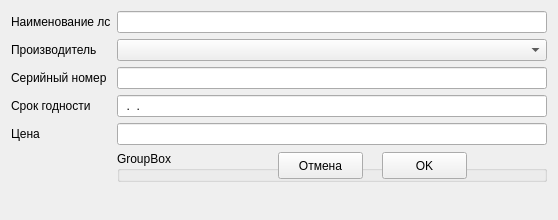
<?xml version="1.0" encoding="UTF-8"?>
<ui version="4.0">
 <class>new_drug_form</class>
 <widget class="QWidget" name="new_drug_form">
  <property name="geometry">
   <rect>
    <x>0</x>
    <y>0</y>
    <width>558</width>
    <height>220</height>
   </rect>
  </property>
  <property name="windowTitle">
   <string>Form</string>
  </property>
  <layout class="QFormLayout" name="formLayout">
   <item row="0" column="0">
    <widget class="QLabel" name="label">
     <property name="text">
      <string>Наименование лс</string>
     </property>
    </widget>
   </item>
   <item row="0" column="1">
    <widget class="QLineEdit" name="drug_name"/>
   </item>
   <item row="1" column="0">
    <widget class="QLabel" name="label_2">
     <property name="text">
      <string>Производитель</string>
     </property>
    </widget>
   </item>
   <item row="1" column="1">
    <widget class="QComboBox" name="manufacter_combo"/>
   </item>
   <item row="2" column="0">
    <widget class="QLabel" name="label_3">
     <property name="text">
      <string>Серийный номер</string>
     </property>
    </widget>
   </item>
   <item row="2" column="1">
    <widget class="QLineEdit" name="serial_number"/>
   </item>
   <item row="3" column="0">
    <widget class="QLabel" name="label_4">
     <property name="text">
      <string>Срок годности</string>
     </property>
    </widget>
   </item>
   <item row="4" column="0">
    <widget class="QLabel" name="label_5">
     <property name="text">
      <string>Цена</string>
     </property>
    </widget>
   </item>
   <item row="4" column="1">
    <widget class="QLineEdit" name="price"/>
   </item>
   <item row="5" column="1">
    <widget class="QGroupBox" name="groupBox">
     <property name="title">
      <string>GroupBox</string>
     </property>
     <widget class="QPushButton" name="ok_btn">
      <property name="geometry">
       <rect>
        <x>265</x>
        <y>1</y>
        <width>85</width>
        <height>27</height>
       </rect>
      </property>
      <property name="text">
       <string>OK</string>
      </property>
     </widget>
     <widget class="QPushButton" name="cancel_btn">
      <property name="geometry">
       <rect>
        <x>161</x>
        <y>1</y>
        <width>85</width>
        <height>27</height>
       </rect>
      </property>
      <property name="text">
       <string>Отмена</string>
      </property>
     </widget>
    </widget>
   </item>
   <item row="3" column="1">
    <widget class="QLineEdit" name="best_before">
     <property name="inputMask">
      <string>00.00.0000; </string>
     </property>
    </widget>
   </item>
  </layout>
 </widget>
 <resources/>
 <connections>
  <connection>
   <sender>cancel_btn</sender>
   <signal>clicked()</signal>
   <receiver>new_drug_form</receiver>
   <slot>close()</slot>
   <hints>
    <hint type="sourcelabel">
     <x>350</x>
     <y>188</y>
    </hint>
    <hint type="destinationlabel">
     <x>278</x>
     <y>109</y>
    </hint>
   </hints>
  </connection>
 </connections>
</ui>
